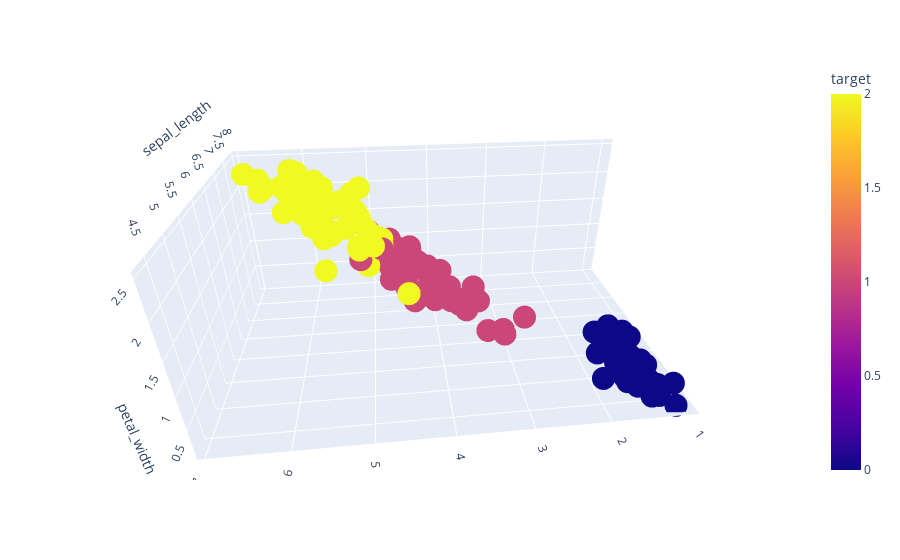

Notebook cell for this chart:
### Code cell
px.scatter_3d(df, x='sepal_length', y='petal_length', z='petal_width',
              color='target', height=900)

### Figure 1 — Plotly figure (JSON) as saved in the notebook; plotly's stock layout.template omitted (floating-point values rounded to 4 significant figures; data arrays with more than 128 entries replaced by an {"elided": "..."} marker saying what was removed)
{"data": [{"hovertemplate": "sepal_length=%{x}<br>petal_length=%{y}<br>petal_width=%{z}<br>target=%{marker.color}<extra></extra>", "legendgroup": "", "marker": {"color": {"elided": "150 int values"}, "coloraxis": "coloraxis", "symbol": "circle"}, "mode": "markers", "name": "", "scene": "scene", "showlegend": false, "type": "scatter3d", "x": {"elided": "150 float values"}, "y": {"elided": "150 float values"}, "z": {"elided": "150 float values"}}], "layout": {"autosize": true, "coloraxis": {"colorbar": {"title": {"text": "target"}}, "colorscale": [[0, "#0d0887"], [0.1111, "#46039f"], [0.2222, "#7201a8"], [0.3333, "#9c179e"], [0.4444, "#bd3786"], [0.5556, "#d8576b"], [0.6667, "#ed7953"], [0.7778, "#fb9f3a"], [0.8889, "#fdca26"], [1, "#f0f921"]]}, "legend": {"tracegroupgap": 0}, "margin": {"t": 60}, "scene": {"aspectmode": "auto", "aspectratio": {"x": 0.9709, "y": 1.591, "z": 0.6473}, "camera": {"center": {"x": 0, "y": 0, "z": 0}, "eye": {"x": -1.595, "y": 0.1865, "z": 0.9204}, "projection": {"type": "perspective"}, "up": {"x": 0, "y": 0, "z": 1}}, "domain": {"x": [0, 1], "y": [0, 1]}, "xaxis": {"title": {"text": "sepal_length"}, "type": "linear"}, "yaxis": {"title": {"text": "petal_length"}, "type": "linear"}, "zaxis": {"title": {"text": "petal_width"}, "type": "linear"}}}}
